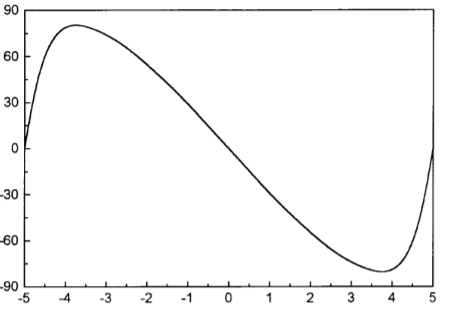
%> input picture Phase Taper.png, 452 x 323 px
$ octave PhaseTaper.m   (GNU Octave 9; MATLAB toolbox functions it lacks are replaced by stand-ins)
%> lines starting %> are read from the running program, lines starting %| are printed output that depends on the picture; in (x1, y1, x2, y2) boxes, pixels count from 0 and x2, y2 are one past the last pixel; in counts of white or black regions, pixels touching at a corner belong together; the program's own positions count from 1
clear;
clc
Img=imread('Phase Taper.png');
%> Img is the input picture: size 323x452x3 uint8; min 0, max 255, mean 248.5
Img=double(Img(:,:,1))<255;
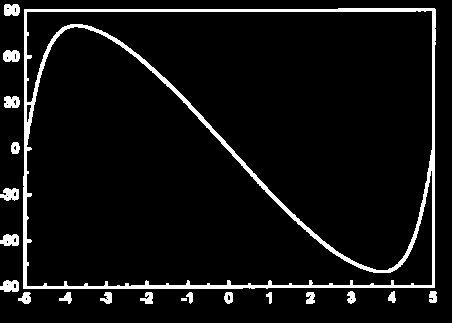
%> Img: size 323x452 logical; 6.5% white; 20 white regions (1 under 20 px), largest, box (x1, y1, x2, y2) and area: (23, 8, 436, 289) 7513, (0, 188, 19, 201) 179, (0, 234, 19, 246) 177
% imagesc(Img)
% colormap('gray')
ImageData=Img.';
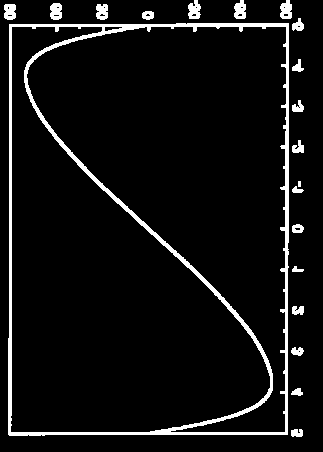
%> ImageData: size 452x323 logical; 6.5% white; 20 white regions (1 under 20 px), largest, box (x1, y1, x2, y2) and area: (8, 23, 289, 436) 7513, (188, 0, 201, 19) 179, (234, 0, 246, 19) 177
ImageData=ImageData(28:432,13:280);
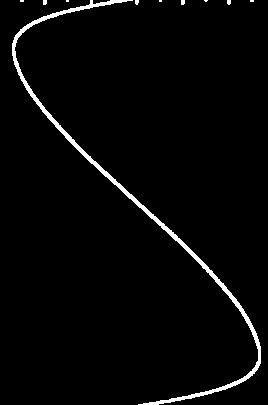
%> ImageData: size 405x268 logical; 2.6% white; 10 white regions (9 under 20 px), largest, box (x1, y1, x2, y2) and area: (12, 0, 261, 405) 2718
[row,col]=find(ImageData);
%> row = 2825 values from 1 to 405; col = 2825 values from 13 to 261
[c,ia,ic]=unique(row);
%> c = 405 values from 1 to 405; ia = 405 values, max 2776 at index 361, min 1 at index 44, mean 1369.3; ic = 2825 values, max 405 at index 1424, min 1 at index 162, mean 194.9
Phase=linspace(-90,90,size(ImageData,2));
%> Phase = 268 values from -90 to 90
PhaseTaper=Phase(col(ia));
%> PhaseTaper = 405 values, max 83.93 at index 350, min -81.91 at index 44, mean -0.573
PhaseSym=[-fliplr(PhaseTaper(203:end)),PhaseTaper(202:end)];
%> PhaseSym = 407 values, max 83.93 at index 352, min -83.93 at index 45, mean -0.000828
plot(PhaseSym)
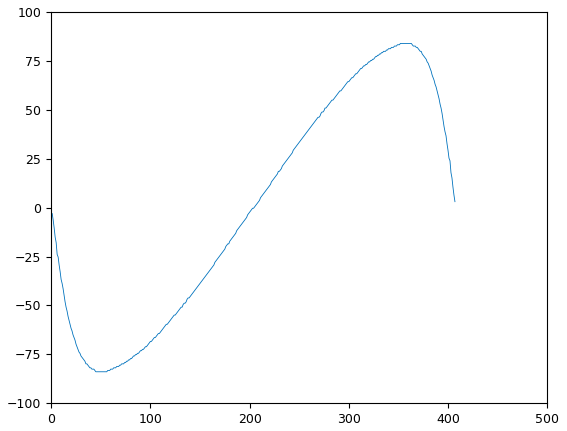
%> figure redrawn from the program's plot data; curve peaks at x = 352, y = 83.93
%%
lambda=0.03;
Xelem=length(PhaseSym);
%> Xelem = 407
x=(-(Xelem-1)/2:(Xelem-1)/2)*0.03/2;
%> x = 407 values from -3.04 to 3.04
T=exp(1i.*PhaseSym*pi/180*0.5).';
T0=exp(1i.*PhaseSym*pi/180*0).';
%> T0 = 407 values from 1 to 1
theta=linspace(-90,90,1001);
Sig=exp(1i.*2*pi/lambda*x.*sind(theta).').';
SigOut=abs(T'*Sig).^2;
%> SigOut = 1001 values, max 126519.3 at index 501, min 9.25e-06 at index 23, mean 259.1
SigRef=abs(T0'*Sig).^2;
%> SigRef = 1001 values, max 165649 at index 501, min 0.000106 at index 409, mean 259.1
plot(theta,10*log10(SigOut./max(SigRef)),theta,10*log10(SigRef./max(SigRef)))
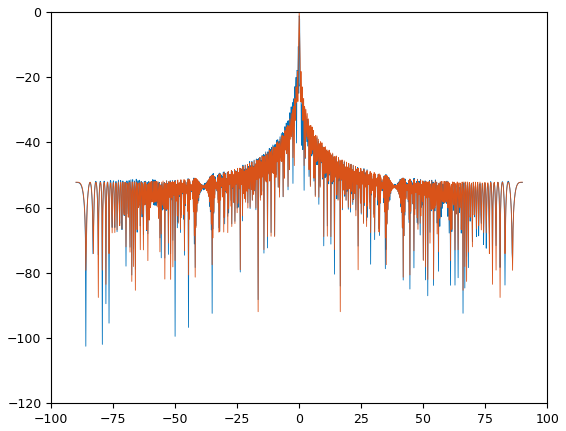
%> figure redrawn from the program's plot data; curve peaks at x = 0, y = -1.17; curve peaks at x = 0, y = 0
max(10*log10(SigOut./max(SigRef)))
%> ans = -1.17
%%
z=linspace(-pi,pi,41)


PhaseSymSmall=PhaseSym(1:10:end);
%> PhaseSymSmall = 41 values, max 83.93 at index 37, min -83.93 at index 6, mean 0.074
lambda=0.03;
Xelem=length(PhaseSymSmall);
%> Xelem = 41
x=(-(Xelem-1)/2:(Xelem-1)/2)*0.03/2;
%> x = 41 values from -0.3 to 0.3
T=(exp(-1i.*2*pi/lambda*x.*sind(-30+1.3)).*exp(1i.*PhaseSymSmall*pi/180*0.7)).';
T0=exp(1i.*2*pi/lambda*x'.*sind(30).').*exp(1i.*PhaseSymSmall*pi/180*0).';
TTaylor=taylorwin(length(PhaseSymSmall));
%> TTaylor = 41 values, max 1.56 at index 21, min 0.381 at index 1, mean 1
TTaylor=(TTaylor./max(TTaylor)).*(exp(1i.*2*pi/lambda*x'.*sind(30)));
theta=linspace(0,90,1001);
Sig=exp(1i.*2*pi/lambda*x.*sind(theta).').';
SigOut=abs(T'*Sig).^2;
%> SigOut = 1001 values, max 1542.7 at index 333, min 0.000171 at index 837, mean 59.43
SigRef=abs(T0'*Sig).^2;
%> SigRef = 1001 values, max 1680.5 at index 334, min 5.95e-06 at index 71, mean 60.13
SigTaylor=abs(TTaylor'*Sig).^2;
%> SigTaylor = 1001 values, max 692.3 at index 334, min 6.51e-12 at index 414, mean 29.07
SigComb=SigOut.*SigTaylor;
%> SigComb = 1001 values, max 1065115.9 at index 333, min 1.46e-11 at index 414, mean 28646.6
SigCombRef=SigRef.*SigTaylor;
%> SigCombRef = 1001 values, max 1163426 at index 334, min 1.97e-12 at index 71, mean 30682.4
% SigUltRef=SigTaylor.*SigTaylor;
 plot(theta,10*log10(SigRef./max(SigRef)),theta,10*log10(SigOut./max(SigOut)))
% ylim([-90,0])
% max(10*log10(SigOut./max(SigRef)))
% max(10*log10(SigOut(525:end)./max(SigOut)))
%%
plot(theta,10*log10(SigComb./max(SigComb)),theta,10*log10(SigCombRef./max(SigCombRef)),theta,10*log10(SigUltRef./max(SigUltRef)))
%> (this line was passed over: SigUltRef is not available in this run)

%%
%2D
PhaseSymSmall=PhaseSym(1:10:end);
lambda=0.03;
Xelem=length(PhaseSymSmall);
Yelem=length(PhaseSymSmall);
%> Yelem = 41
x=(-(Xelem-1)/2:(Xelem-1)/2)*0.03/2;
y=(-(Yelem-1)/2:(Yelem-1)/2)*0.03/2;
%> y = 41 values from -0.3 to 0.3
[X,Y]=meshgrid(x,y);
[U,V]=meshgrid(linspace(-1,1,801),linspace(-1,1,801));
% U=U(:);
% V=V(:);
T0=ones(41*41,1);
%> (the run ends here)
